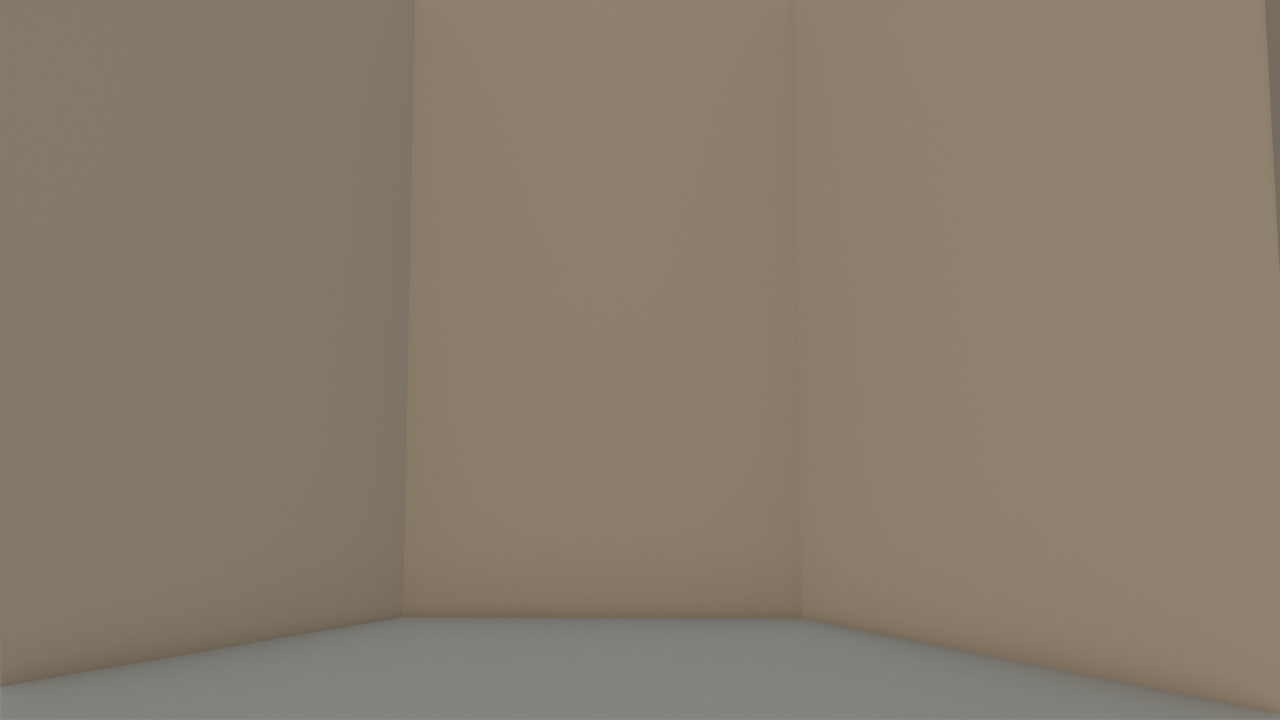
#> input picture renders/previews/environment/20260907_073108_hall_from_rotunda_backdrop1.png, 1280 x 720 px, given in place of ref_169_main_Palace_of_Fine_Arts_16794p.jpg, which was not available
$ python env_p9_probe.py --sheet '#' + renders/qa_comparisons/env_p9_r3_sheet.jpg
#> lines starting #> are read from the running program, lines starting #| are printed output that depends on the picture; pictures that were not available may be replaced by others from this repository, and a replacement may not be noted
### scripts/qa_r13_probe.py
#!/usr/bin/env python3
"""QA round 13 (Phase 6 Gate 3 lightmaps, before Gate 4 post) measurement probe — no Blender, no Chrome.

    python3 scripts/qa_r13_probe.py boxes    # the round-10b / round-12b acceptance boxes, baked vs direct vs Phase 5
    python3 scripts/qa_r13_probe.py green    # QA-12b-1: G>R fraction on the building crops, baked vs direct vs Phase 5
    python3 scripts/qa_r13_probe.py shafts   # QA-12-4: shaft-to-shaft coefficient of variation at cam01
    python3 scripts/qa_r13_probe.py frame    # whole-frame luma / p10 / p90 per station, baked vs direct vs reference
    python3 scripts/qa_r13_probe.py black    # the bake's "reads black" question: cam04 coffer field, drum band
    python3 scripts/qa_r13_probe.py perf     # resident / draws / GPU from the round13b perf json
    python3 scripts/qa_r13_probe.py all
    python3 scripts/qa_r13_probe.py --round 14 all   # the Gate 4 capture: post=all / post=off / round13b
                                                     # plus band (QA-13-1), foliage, mist, walk

Round 12b's `scripts/qa_r12b_probe.py` compared ONE capture (`lighting=direct`) with the Phase 5 render.
This round has three frames per station — baked, direct and the Phase 5 reference — so every box is
reported as a triple plus the two ratios, which is what "did the lightmap close, halve or leave the
deficit" needs. Definitions are unchanged: Rec.709 luma 0-255, `mid(5-21)` and `hp9` exactly as
`web/tools/qa12_boxes.py` states them, HSV-style saturation (max-min)/max on the box mean.
"""
import json
import os
import sys
from pathlib import Path

import numpy as np
from PIL import Image

ROOT = Path(__file__).resolve().parent.parent
VIEW = Path(os.environ.get("PFA_VIEWER_WEB", ROOT / ".claude/worktrees/phase6-viewer/renders/web"))

REF_R13 = {
    1: (ROOT / "renders/previews/qa/round10b_01_lagoon_hero_cycles.png", "Cycles r10b"),
    2: (ROOT / "renders/previews/qa/round09_02_lagoon_ne_threequarter_cycles.png", "Cycles r09"),
    3: (ROOT / "renders/previews/qa/round09_03_colonnade_walk.png", "EEVEE r09"),
    4: (ROOT / "renders/previews/qa/round09_04_rotunda_ceiling_cycles.png", "Cycles r09"),
    5: (ROOT / "renders/previews/qa/round09_05_south_lawn.png", "EEVEE r09"),
    6: (ROOT / "renders/previews/qa/round09_06_aerial_nocomp.png", "Cycles r09 nocomp"),
}
# Round 14: the lead's compositor-on 128 spp Cycles frames for 2-6; the hero keeps the Phase 5 render.
REF_R14 = dict(REF_R13)
for _st, _name in ((2, "02_lagoon_ne_threequarter"), (3, "03_colonnade_walk"), (4, "04_rotunda_ceiling"),
                   (5, "05_south_lawn"), (6, "06_aerial")):
    _p = ROOT / f"renders/previews/qa/round13_{_name}_cycles.png"
    if _p.exists():
        REF_R14[_st] = (_p, "Cycles r13")

# Round 13 compared baked / direct / Gate 2; round 14 compares post=all / post=off / the round-13 baked
# frame, so the same three columns attribute the Gate 4 additions (post, probe, impostors, water).
ROUNDS = {
    "13": ("round13b_cam%02d.png", "round13direct_cam%02d.png", "gate2_cam%02d.png",
           ("baked", "direct", "gate2"), REF_R13),
    "14": ("round14_cam%02d.png", "round14nopost_cam%02d.png", "round13b_cam%02d.png",
           ("post=all", "post=off", "round13b"), REF_R14),
}
BAKED = DIRECT = GATE2 = PERF_JSON = ""
LABELS = ()
REF = {}


def select_round(tag):
    """Point the probe at one capture set. Everything below reads the module globals."""
    global BAKED, DIRECT, GATE2, LABELS, REF, PERF_JSON
    baked, direct, prev, LABELS, REF = ROUNDS[tag]
    BAKED, DIRECT, GATE2 = (str(VIEW / baked), str(VIEW / direct), str(VIEW / prev))
    PERF_JSON = baked.split("_cam")[0] + "_perf.json"


select_round("13")

LUMA = np.array([0.2126, 0.7152, 0.0722])
AT = (1920, 1080)

# name, station, (x0, y0, x1, y1) in the 1920x1080 frame, what the box is for
BOXES = [
    ("hero shade band",   1, (1110, 225, 1150, 260), "r10b shaded attic — the deficit QA-12b attributed to lighting"),
    ("sunlit attic hold", 1, (900, 222, 1020, 256), "must not drift: sat >= 0.94x of Phase 5"),
    ("S-colonnade wall",  1, (1600, 590, 1670, 635), "QA-12b-2 blow-out, mean was 201-221"),
    ("N-colonnade wall",  1, (62, 548, 104, 606), "the same wall on the north run"),
    ("capital row",       1, (1400, 520, 1900, 556), "the south colonnade capitals, per-instance contact shade"),
    ("entablature",       1, (900, 262, 1020, 296), "r10b"),
    ("vault field",       1, (900, 380, 1010, 430), "r10b"),
    ("columns",           1, (680, 280, 1240, 470), "r10b"),
    ("water reflection",  1, (900, 760, 1020, 840), "r10b — Gate 4 water is in this capture"),
    ("cam05 pier face",   5, (1180, 560, 1280, 680), "QA-12-1 acceptance box, r12b control frame"),
    ("cam04 coffer field", 4, (560, 200, 1200, 560), "the bake's 'does it read black' question"),
]


# [72 lines left out: functions rgb, gaussian, hue_sat, stats, cmd_boxes, not called in this run]


GREEN = [
    ("cam02 building", 2, (560, 90, 1200, 450)),
    ("cam06 rotunda from above", 6, (620, 260, 1260, 620)),
    ("cam05 colonnade base", 5, (500, 380, 1140, 740)),
    ("cam01 building", 1, (700, 160, 1240, 480)),
]


# [45 lines left out: functions cmd_green, cmd_shafts, cmd_frame, not called in this run]


BLACK = [
    ("cam04 coffer field", 4, (560, 200, 1200, 560)),
    ("cam04 coffer soffit", 4, (700, 300, 900, 420)),
    ("cam01 drum band", 1, (860, 150, 1060, 185)),
    ("cam06 drum band", 6, (820, 300, 1060, 340)),
    ("cam01 colonnade roof under", 1, (1400, 556, 1900, 580)),
]


# [11 lines left out: function cmd_black, not called in this run]


# ---------------------------------------------------------------- round 14 additions

# The Gate 4 water at the hero. `refl` is the whole reflected mass, not the round-10b strip;
# `ripple` is a water-only band, and the streaks a real lagoon shows are HORIZONTAL high-frequency
# energy (a mirror has none), so the row/column ratio of the high-pass separates ripple from blur.
WATER = [
    ("refl strip (r10b box)", (900, 760, 1020, 840)),
    ("refl mass", (700, 700, 1300, 950)),
    ("open water", (300, 900, 1600, 1060)),
]


# [22 lines left out: function cmd_water, not called in this run]


# QA-13-1's acceptance band and the surfaces the hero probe was given, per station.
BANDS = [
    ("cam01 N-colonnade band", 1, (20, 520, 540, 645), "QA-13-1: B > R+20 must stay under 3.9 %"),
    ("cam05 behind colonnade", 5, (20, 430, 520, 600), "the same backdrop surface"),
    ("cam06 backdrop", 6, (60, 120, 1860, 300), "the same backdrop surface, aerial"),
]


# [14 lines left out: function cmd_band, not called in this run]


# Near foliage: leaf cards, shrubs and reeds. Amber-brown vs Cycles olive-green is the open question.
FOLIAGE = [
    ("cam01 shore planting", 1, (1240, 640, 1700, 760)),
    ("cam02 near trees", 2, (60, 520, 700, 980)),
    ("cam03 foreground foliage", 3, (1300, 600, 1900, 1040)),
    ("cam05 lawn trees", 5, (1300, 200, 1880, 620)),
    ("cam06 shoreline", 6, (200, 700, 1700, 1040)),
]


# [16 lines left out: function cmd_foliage, not called in this run]


# Airlight: near vs far at the hazy stations. A real airlight lifts the far band's black point
# and pulls its saturation toward the haze colour; a linear fog lifts everything by the same amount.
MIST = [
    ("cam03 near (10-25 m)", 3, (700, 700, 1300, 1000)),
    ("cam03 far (120 m+)", 3, (820, 300, 1180, 430)),
    ("cam06 near (60 m)", 6, (700, 760, 1300, 1000)),
    ("cam06 far (400 m+)", 6, (60, 180, 700, 330)),
]


# [64 lines left out: functions cmd_mist, cmd_walk, cmd_perf, not called in this run]


# [13 lines that do not run on import are left out]

### scripts/qa_r22_probe.py
#!/usr/bin/env python3
"""QA round 22 (Phase 8 items 8a relight + 8a-3 shrub-card UV scale, 8d backdrop, 8e mobile leaf
cards, and the viewer fix round) measurement probe.

No Blender, no Chrome.  An EXTENSION of `scripts/qa_r21_probe.py` (-> r20 -> r19 -> r18b -> r18 ->
r17 -> r16 -> r13), so every carried measure is the one the earlier rounds used and only the new
measures are defined here.

    python3 scripts/qa_r22_probe.py shrubs     # 8a/8a-3: the eight QA-17 shrub boxes, gate9 -> gate10
    python3 scripts/qa_r22_probe.py backdrop   # 8d: the backdrop bands, vs Cycles and vs ref 169 / 105
    python3 scripts/qa_r22_probe.py seam       # 8d: tiling / seam autocorrelation on the cam06 city
    python3 scripts/qa_r22_probe.py orbit      # 8e: blade run width and crown coverage, gate7 -> gate10
    python3 scripts/qa_r22_probe.py fixround   # the shrub cull + resident counter
    python3 scripts/qa_r22_probe.py regress    # luma / MAE vs gate9 WITH the above-waterline mask
    python3 scripts/qa_r22_probe.py boxes | payload | netdiff | perf | mobile | mobdiff | names
    python3 scripts/qa_r22_probe.py crowns | grid | all

`gate10` = the desktop capture on the live URL after deploy 10 | `gate10m` = its ?tier=mobile pass |
`gate10_orbit*` = the mobile close orbit (80 m, h 5 m, headings 253 / 215) | before = `gate9` /
`gate9m` (round 21) and `gate7_orbit*` (round 19).

THE WATER MASK (the brief's rule; the planar reflector is not session-reproducible, so no
viewer-vs-viewer pixel claim may include water pixels).  Read off the delivered frames and stated
here once: cam01 keeps y < 680 (the gull/shore line is at y 690), cam05 keeps y < 910 (waterline
y 920), cam06 keeps y < 540 (its top row, which is where 8d lives; the lagoon fills the lower half
and no whole-frame pixel claim is made for it), cam02 / cam03 / cam04 have no water in frame and are
unmasked.
"""
import json
import subprocess
import sys
from pathlib import Path

import numpy as np

sys.path.insert(0, str(Path(__file__).resolve().parent))
import qa_r21_probe as P21  # noqa: E402
import qa_r20_probe as P20  # noqa: E402
import qa_r19_probe as P19  # noqa: E402
import qa_r18b_probe as P18B  # noqa: E402
import qa_r18_probe as P18  # noqa: E402
import qa_r17_probe as P17  # noqa: E402
import qa_r16_probe as P16  # noqa: E402

P = P18.P
ROOT = Path(__file__).resolve().parents[1]
WEB = ROOT / "renders" / "web"
REFDIR = ROOT / "reference" / "photos" / "raw"

CUR, PREV = "gate10", "gate9"
ORB, ORB_PREV = "gate10_orbit", "gate7_orbit"

# above-waterline mask: keep rows y < WATERLINE[st] (None = whole frame)
WATERLINE = {1: 680, 2: None, 3: None, 4: None, 5: 910, 6: 540}

# cam-01 render px -> raw ref-169 px, the round-02 align transform (scripts/env_r8_fit.py REF_XF)
REF_XF = (0.7640, 223.2, 0.7667, 97.0)
REF169 = REFDIR / "ref_169_main_Palace_of_Fine_Arts_16794p.jpg"
REF105 = REFDIR / "ref_105_main_Aerial_view_of_The_Palace_of_Fine_Arts.jpg"


def _f(tag, st):
    return P.rgb(str(WEB / f"{tag}_cam{st:02d}.png"))


def _ref(st):
    return P.rgb(P.REF[st][0])


def _lum(a):
    return a @ P.LUMA


# [4 lines left out: function _mask, not called in this run]


# ------------------------------------------------------------------------------- 8d: the backdrop
# Boxes from docs/briefs/phase8d_analysis.md §1 ("one band y 524-670, 75 % of it in tile r2c1";
# cam05 "band y 654-786"; cam06 "whole top row").  1920x1080 frame px.
BACKDROP = [
    ("01 N-colonnade band", 1, (0, 524, 640, 670), "the hero's r2c1 backdrop band (8d's target)"),
    ("01 S-colonnade band", 1, (1280, 524, 1900, 670), "the same band at the south end"),
    ("05 backdrop band", 5, (0, 654, 1920, 786), "cam05's backdrop band across r2c1-r2c3"),
    ("06 top row", 6, (0, 0, 1920, 540), "the aerial's whole top row: 34.9-40.3 % backdrop"),
    ("06 city r1c3", 6, (1280, 0, 1920, 540), "the densest city tile (92 % backdrop)"),
    ("06 far field", 6, (0, 0, 640, 300), "the north-west far ground / forest"),
    ("06 far lawn", 6, (640, 300, 1280, 470), "MAT_backdrop_lawn: must not be washed out"),
]


def _bd(rgbimg, box):
    """8d's own three numbers on a box: luma (0-1), per-pixel saturation, |laplacian| (hf), luma sd."""
#> called with box = (223, 498, 712, 610)
    x0, y0, x1, y1 = box
    c = rgbimg[y0:y1, x0:x1].astype(np.float32) / 255.0
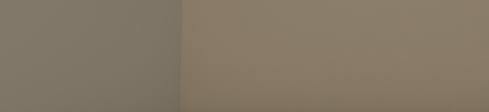
#> c: shape (112, 489, 3) float32; mean R, G, B 0.517, 0.47, 0.402
    lum = c @ P.LUMA
    mx, mn = c.max(2), c.min(2)
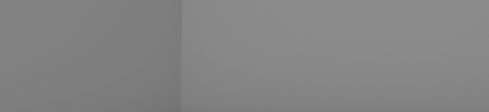
#> mx: shape (112, 489) float32; min 0.443, max 0.549, mean 0.517
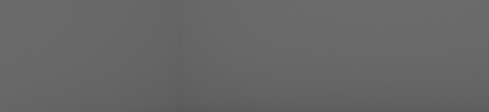
#> mn: shape (112, 489) float32; min 0.345, max 0.424, mean 0.402
    sat = np.where(mx > 1e-6, (mx - mn) / np.maximum(mx, 1e-6), 0.0)
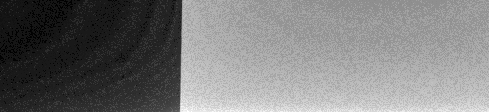
#> sat: shape (112, 489) float32; min 0.178, max 0.27, mean 0.222; drawn with min black and max white
    lap = np.abs(4 * lum[1:-1, 1:-1] - lum[:-2, 1:-1] - lum[2:, 1:-1] - lum[1:-1, :-2] - lum[1:-1, 2:])
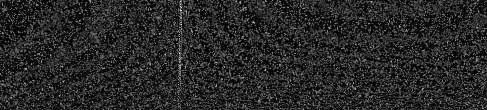
#> lap: shape (110, 487) float64; min 0, max 0.0353, mean 0.00558; drawn with min black and max white
    return dict(lum=float(lum.mean()), sat=float(sat.mean()), hf=float(lap.mean()),
                sd=float(lum.std()))


# [65 lines left out: functions _ref169_crop, cmd_backdrop, cmd_seam, _runs, not called in this run]


# Crown boxes on the DELIVERED close-orbit frames, picked on the gate10/gate7 pair at 100 % (the
# QA-19 boxes are whole-crown structure boxes and contain no background, so a run measured in them
# spans the box).  Every box here is a sunlit leaf mass over a dark or blue background; boxes whose
# background is the gold stone wall were rejected (the mask cannot separate blade from wall there).
BLADE_BOXES = [
    ("h253 crown R", "h02530", (700, 634, 1080, 944)),
    ("h253 crown L", "h02530", (0, 792, 422, 1478)),
    ("h253 crown mid", "h02530", (420, 900, 900, 1350)),
    ("h215 crown L", "h02150", (158, 1056, 607, 1478)),
    ("h215 crown mid", "h02150", (200, 1150, 700, 1500)),
    ("h215 crown lowL", "h02150", (0, 1267, 300, 1531)),
]


# [147 lines left out: functions _rgb_native, _leaf_mask, cmd_orbit, cmd_fixround, cmd_regress, cmd_crossings and 1 more, not called in this run]


def cmd_shrubs():
    _d(P20.cmd_shrubs)


def cmd_crowns():
    _d(P20.cmd_crowns)


def cmd_grid():
    _d(P21.cmd_grid)


def cmd_boxes():
    _d(P20.cmd_boxes)


def cmd_payload():
    _d(P20.cmd_payload)


def cmd_netdiff():
    _d(P20.cmd_netdiff)


def cmd_perf():
    _d(P20.cmd_perf)


# [15 lines left out: functions cmd_mobile, cmd_mobdiff, not called in this run]


def cmd_names():
    P18B.cmd_names()


# [6 lines left out: function cmd_all, not called in this run]


# [9 lines that do not run on import are left out]

### scripts/env_p9_probe.py
#!/usr/bin/env python3
"""Phase 9 ENV / 8d R3 measurement probe.  No Blender, no Chrome.

Re-uses QA round 22's own definitions for the backdrop bands (`qa_r22_probe._bd` and `qa_r22_probe.BACKDROP`),
so luma / sat / hf / luma-sd are the numbers 8d was judged on and nothing is redefined here.

Columns:
  before   renders/previews/environment/p9r3_before_cam<NN>.png   (master with main's environment/materials)
  after    renders/previews/environment/p9r3_after_cam<NN>.png    (same master, this branch's assets)
  cyc_p9   renders/qa_comparisons/cycles_p9/cam<NN>_1080_32spp.png (the Phase 9 Cycles reference)
  photo    ref 169 registered to cam01 by env_r8_fit.REF_XF (stations 1) / ref 105 (station 6)

    python3 scripts/env_p9_probe.py               # the item-1 backdrop table
    python3 scripts/env_p9_probe.py --sheet       # + renders/qa_comparisons/env_p9_r3_sheet.jpg
    python3 scripts/env_p9_probe.py --belt        # the item-2 belt table (Cycles p8 -> p9 -> photo)
    python3 scripts/env_p9_probe.py --all         # both
"""
import sys
from pathlib import Path

import numpy as np
from PIL import Image

sys.path.insert(0, str(Path(__file__).resolve().parent))
import qa_r22_probe as P22  # noqa: E402

P = P22.P
ROOT = Path(__file__).resolve().parents[1]
MAIN = Path("/Users/dk/Projects/3d render blender 3rd attempt building")
PREV = ROOT / "renders/previews/environment"
OUT = ROOT / "renders/qa_comparisons"
CYC = "renders/qa_comparisons/cycles_p9/cam{:02d}_1080_32spp.png"


def frame(tag, st):
    if tag == "cyc_p9":
        for base in (ROOT, MAIN):
            p = base / CYC.format(st)
            if p.exists():
                return P.rgb(str(p))
        return None
    p = PREV / f"p9r3_{tag}_cam{st:02d}.png"
    return P.rgb(str(p)) if p.exists() else None


def photo_box(st, box):
    """ref 169 for station 1 (registered), ref 105 for station 6 (its own frame)."""
    if st == 1:
        p169 = P22.REF169 if P22.REF169.exists() else MAIN / "reference/photos/raw" / P22.REF169.name
        im = np.asarray(Image.open(str(p169)).convert("RGB"))
        sx, dx, sy, dy = P22.REF_XF
        x0, y0, x1, y1 = box
        return P22._bd(im, (int(x0 * sx + dx), int(y0 * sy + dy), int(x1 * sx + dx), int(y1 * sy + dy)))
    if st == 6:
        p = P22.REF105 if P22.REF105.exists() else MAIN / "reference/photos/raw" / P22.REF105.name
        im = np.asarray(Image.open(str(p)).convert("RGB"))
        h, w = im.shape[:2]
        x0, y0, x1, y1 = box
        r = (int(x0 / 1920 * w), int(y0 / 1080 * h), int(x1 / 1920 * w), int(y1 / 1080 * h))
        return P22._bd(im, r)
    return None


def table():
    cache = {}
    print(f"{'box':24s} {'st':>2s} {'frame':8s} {'luma':>7s} {'sat':>7s} {'hf':>7s} {'lum sd':>7s}")
    rows = []
    for name, st, box, why in P22.BACKDROP:
        first = True
        vals = {}
        for tag in ("before", "after", "cyc_p9"):
            key = (tag, st)
            if key not in cache:
                cache[key] = frame(tag, st)
            im = cache[key]
            if im is None:
                continue
            b = P22._bd(im, box)
            vals[tag] = b
            print(f"{name if first else '':24s} {st if first else '':>2} {tag:8s} "
                  f"{b['lum']:7.3f} {b['sat']:7.3f} {b['hf']:7.4f} {b['sd']:7.3f}")
            first = False
        ph = photo_box(st, box)
#> ph = {'lum': 0.475, 'sat': 0.222, 'hf': 0.00558, 'sd': 0.016}
        if ph:
            vals["photo"] = ph
            print(f"{'':24s} {'':>2} {'photo':8s} {ph['lum']:7.3f} {ph['sat']:7.3f} "
                  f"{ph['hf']:7.4f} {ph['sd']:7.3f}")
#|                             photo      0.475   0.222  0.0056   0.016
        if "before" in vals and "after" in vals:
            d = {k: vals["after"][k] - vals["before"][k] for k in ("lum", "sat", "hf", "sd")}
            print(f"{'':24s} {'':>2} {'DELTA':8s} {d['lum']:+7.3f} {d['sat']:+7.3f} "
                  f"{d['hf']:+7.4f} {d['sd']:+7.3f}   ({why})")
        rows.append((name, st, box, vals))
    return rows


def sheet(rows):
    """One 960 px composite.  Row 1: cam06 whole frame before / after (the station 8d R3 is for).  Row 2: the
    cam06 city band at 100 % (x 300-940, y 0-200) -- the facades, roofs and canopy the tile actually reaches.
    Row 3: cam01 whole frame, the station where the R2 belt already covers the hall wall."""
    OUT.mkdir(parents=True, exist_ok=True)
    out = Image.new("RGB", (960, 800), (18, 18, 18))
#> out: PIL image 960x800 RGB; every value is 18
    ims = {}
    for st in (1, 6):
        for tag in ("before", "after"):
            fp = PREV / f"p9r3_{tag}_cam{st:02d}.png"
            if fp.exists():
                ims[(st, tag)] = Image.open(fp).convert("RGB")
    for i, tag in enumerate(("before", "after")):
        im = ims.get((6, tag))
        if im:
            out.paste(im.resize((470, 264), Image.LANCZOS), (i * 480 + 5, 5))
            out.paste(im.crop((300, 0, 940, 200)).resize((470, 147), Image.LANCZOS), (i * 480 + 5, 274))
        im = ims.get((1, tag))
        if im:
            out.paste(im.resize((470, 264), Image.LANCZOS), (i * 480 + 5, 426))
    fp = OUT / "env_p9_r3_sheet.jpg"
    out.save(fp, quality=90)
    print(f"[env_p9_probe] {fp}  (rows: cam06 frame | cam06 city band 100 % | cam01 frame; left before, right after)")
    return fp


# ------------------------------------------------------------------------------- item 2: the belt
# The QA-24 residuals are stated viewer-vs-Cycles (`docs/qa_round_24.md` items 2 and 4).  The brief's question is
# a different one: is the belt's cover in BLENDER under the PHOTOGRAPH's?  Station 1 is the only station with a
# photo registration (`env_r8_fit.REF_XF`), so it is the only place the question can be answered with a number.
BELT_BOXES = [
    ("01 belt N (r2c1)", 1, (0, 500, 640, 680)),
    ("01 belt S", 1, (1280, 500, 1900, 680)),
    ("02 belt band R", 2, (960, 600, 1920, 850)),
    ("05 belt band", 5, (0, 620, 1920, 800)),
]
P8DIR = "renders/qa_comparisons/cycles_p8/cam{:02d}_1080_32spp.png"


def belt():
    print(f"== item 2: the belt bands in Cycles, p8 -> p9, against the photograph where one is registered ==")
    print(f"{'box':20s} {'st':>2s} {'frame':8s} {'luma':>7s} {'sat':>7s} {'hf':>7s} {'lum sd':>7s} {'dark%':>7s}")
    for name, st, box in BELT_BOXES:
        first = True
        for lbl in ("cyc_p8", "cyc_p9", "photo"):
            if lbl == "photo":
                b = photo_box(st, box)
            else:
                path = (P8DIR if lbl == "cyc_p8" else CYC).format(st)
                im = None
                for base in (ROOT, MAIN):
                    if (base / path).exists():
                        im = P.rgb(str(base / path))
                        break
                b = P22._bd(im, box) if im is not None else None
            if b is None:
                continue
            x0, y0, x1, y1 = box
            src = (photo_src(st, box) if lbl == "photo" else P.rgb(str((ROOT if (ROOT / (P8DIR if lbl == "cyc_p8" else CYC).format(st)).exists() else MAIN) / (P8DIR if lbl == "cyc_p8" else CYC).format(st)))[y0:y1, x0:x1])
            lum = (src.astype(np.float32) / 255.0) @ P.LUMA
            dark = float((lum < 0.20).mean()) * 100.0
            print(f"{name if first else '':20s} {st if first else '':>2} {lbl:8s} {b['lum']:7.3f} "
                  f"{b['sat']:7.3f} {b['hf']:7.4f} {b['sd']:7.3f} {dark:6.2f}%")
            first = False


def photo_src(st, box):
    if st == 1:
        p169 = P22.REF169 if P22.REF169.exists() else MAIN / "reference/photos/raw" / P22.REF169.name
        im = np.asarray(Image.open(str(p169)).convert("RGB"))
        sx, dx, sy, dy = P22.REF_XF
        x0, y0, x1, y1 = box
        return im[int(y0 * sy + dy):int(y1 * sy + dy), int(x0 * sx + dx):int(x1 * sx + dx)]
    return None


# ------------------------------------------------------------------------------- entry point
# Review r1 fix-now 4: this guard used to sit above `belt()`, so `python3 scripts/env_p9_probe.py` never printed
# the item-2 table the report quotes.  It is the LAST thing in the file now, and `--belt` runs that table on its own.
if __name__ == "__main__":
    if "--belt" in sys.argv:
        belt()
    else:
        rows = table()
        if "--sheet" in sys.argv:
            sheet(rows)
        if "--all" in sys.argv:
            print()
            belt()
